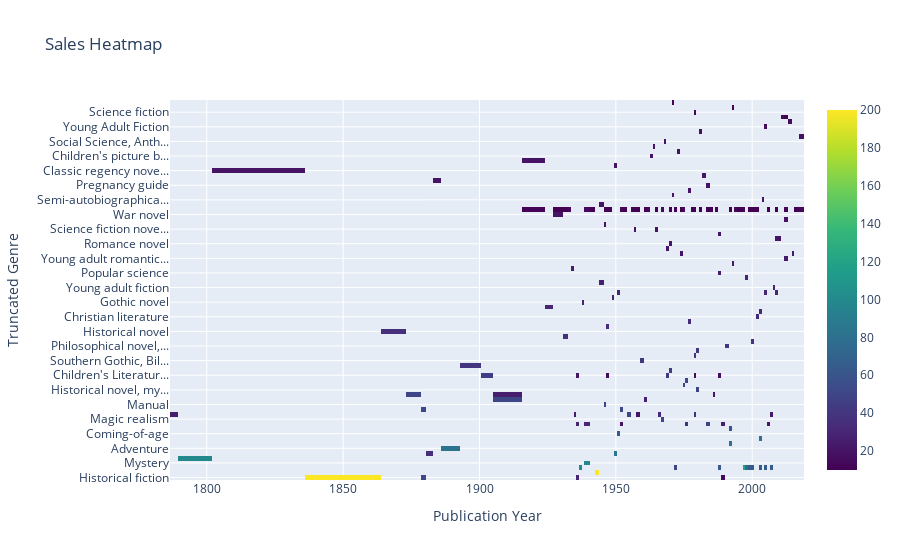

The cell this chart's notebook holds for it:
### Code cell
# Create an interactive heatmap of sales by genre and publication year
fig = go.Figure(data=go.Heatmap(
    x=df['First published'],
    y=df['Truncated Genre'],
    z=df['Approximate sales in millions'],
    colorscale='Viridis'
))

fig.update_layout(xaxis_title='Publication Year', yaxis_title='Truncated Genre', title='Sales Heatmap')
fig.show()

### Figure 1 — Plotly figure (JSON) as saved in the notebook; plotly's stock layout.template omitted (floating-point values rounded to 4 significant figures; data arrays with more than 128 entries replaced by an {"elided": "..."} marker saying what was removed)
{"data": [{"colorscale": [[0, "#440154"], [0.1111, "#482878"], [0.2222, "#3e4989"], [0.3333, "#31688e"], [0.4444, "#26828e"], [0.5556, "#1f9e89"], [0.6667, "#35b779"], [0.7778, "#6ece58"], [0.8889, "#b5de2b"], [1, "#fde725"]], "type": "heatmap", "x": {"elided": "173 str values"}, "y": {"elided": "173 str values"}, "z": {"elided": "173 float values"}}], "layout": {"title": {"text": "Sales Heatmap"}, "xaxis": {"title": {"text": "Publication Year"}}, "yaxis": {"title": {"text": "Truncated Genre"}}}}
